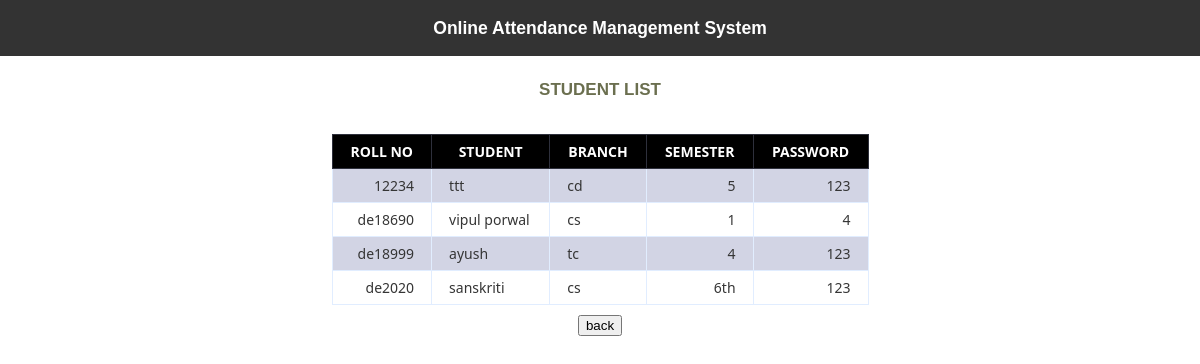
Screenshot of /student_list2.php with the database file from the repository.
### tables this page shows
CREATE TABLE `student_table` (
  `rollno` varchar(15) NOT NULL,
  `name` varchar(30) NOT NULL,
  `branch` varchar(10) NOT NULL,
  `semester` varchar(10) NOT NULL,
  `password` varchar(10) NOT NULL
);

### student_list2.php (the view, shortened to what this page needs)
<?php include 'header.php';?>
<!DOCTYPE html>
<html>
<?php
$servername = "localhost";
$username = "root";
$password = "";
$dbname = "attendancedb";
$conn = new mysqli($servername, $username, $password, $dbname);
$sql = "SELECT * FROM student_table ORDER BY rollno ASC";
$result = $conn->query($sql);
?>
<head>
</head>
<body>
	<h1>Student List</h1></br></br>
	<table class="data-table">
		<thead >
			<tr>
				<th>Roll NO</th>
				<th>Student</th>
				<th>Branch</th>
				<th>Semester</th>
				<th>password</th>
			</tr>
		</thead>
		<tbody>
		<?php
		while ($row = mysqli_fetch_array($result))
		{
			echo '<tr>
					<td>'.$row['rollno'].'</td>
					<td>'.$row['name'].'</td>
					<td>'.$row['branch'].'</td>
					<td>'.$row['semester'].'</td>
					<td>'.$row['password'].'</td>
				</tr>';
		}
		?>
		</tbody>
	</table>
	 <center> <a href="ad.php"><button style="margin-bottom:80px;">back</button></a></center>
</body>
</html>

### header.php (style rules this page uses)
body { padding-top: 60px; padding-bottom: 40px; }

### student_list2.php (style rules this page uses)
body { font-size: 15px; color: #6b6f4f; font-family: "segoe-ui", "open-sans", tahoma, arial; padding: 0; margin: 0; }
table { margin: auto; font-family: "Lucida Sans Unicode", "Lucida Grande", "Segoe Ui"; font-size: 12px; }
h1 { margin: 25px auto 0; text-align: center; text-transform: uppercase; font-size: 17px; }
table td { transition: all .5s; }
.data-table { border-collapse: collapse; font-size: 14px; min-width: 537px; margin-bottom:10px; }
.data-table th, .data-table td { border: 1px solid #e1edff; padding: 7px 17px; }
.data-table thead th { background-color: black; color: #FFFFFF; border-color: #2e303c!important; text-transform: uppercase; }
.data-table tbody td { color: #353535; }
.data-table tbody td:first-child, .data-table tbody td:nth-child(4), .data-table tbody td:last-child { text-align: right; }
.data-table tbody tr:nth-child(odd) td { background-color:#d2d4e4; }
h1 { margin-top:80px; }

### rows the page displays
student_table: rollno "12234", name "ttt", branch "cd", semester "5", password "123"
student_table: rollno "de18690", name "vipul porwal", branch "cs", semester "1", password "4"
student_table: rollno "de18999", name "ayush", branch "tc", semester "4", password "123"
student_table: rollno "de2020", name "sanskriti", branch "cs", semester "6th", password "123"
